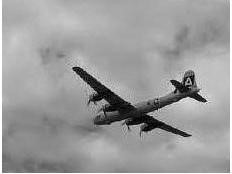
%> input picture mathmatical image processing/hw3_1500010638_陆一平/LevelSetCode/img/1.JPG, 232 x 174 px; its folder holds only this picture in this run
$ octave main.m   (GNU Octave 9; MATLAB toolbox functions it lacks are replaced by stand-ins)
%> lines starting %> are read from the running program, lines starting %| are printed output that depends on the picture
### mathmatical image processing/hw3_1500010638_陆一平/LevelSetCode/levelsetfunc/levelset.m
function [v,g]=levelset(phi,steps,renstep)
%> called with steps = 20000, renstep = 20
%% levelset method
%authorrized by @2pimre
%2017.3
[m,n,p]=size(phi);
%> m = 174; n = 232; p = 1
gamma= 2;
alpha = 0.5;
beta= 4.5;
step_size = 0.05;

%% preprocessing for picture
%calculate g
xi=2:m+1;
%> xi = 174 values from 2 to 175
yi=2:n+1;
%> yi = 232 values from 2 to 233
B=zeros(m+2,n+2);%image
B(xi,yi) = phi(:,:,1);
B(1,yi)= B(2,yi);
B(end,yi)= B(end-1,yi);
B(xi,1)= B(xi,2);
B(xi,end)= B(xi,end-1);

%calculate g(|\nabla I|)
%where g(s) = 1/(1+s^2)
g=cal_g(B);
[dg_x,dg_y,~,~,~] =grad(g);


%% begin levelset interate

v=zeros(m,n);%level set function
for i = 1:m
    for j = 1:n
        v(i,j) = -(min([i j m-i n-j])-10);
    end
end

iter_time = 0;
for iter = 1:steps
    [vx,vy,vxx,vyy,vxy]=grad(v);
    [vx1,vx2,vy1,vy2]=two_grad(v);

    meancurv = ((vx.^2).*vyy+(vy.^2).*vxx-2*vx.*vy.*vxy)./(max((vx.^2+vy.^2),1e-10)).*g;

    evolution = ((max(vx1,0).^2+min(vx2,0).^2+max(vy1,0).^2+min(vy2,0).^2).^(1/2)).*g;

    advection = (max(dg_x,0).*vx1+min(dg_x,0).*vx2+max(dg_y,0).*vy1+min(dg_y,0).*vy2);

    v = v+ step_size*(gamma*meancurv+alpha*evolution+beta*advection);

    iter_time = iter_time+1;
    if iter_time == renstep
        v = Reinitial2D(v,20);
        iter_time = 0;
    end

end

v = Reinitial2D(v,20);


end

function [g]=cal_g(u)
%% g(u)= 1/ (1+ |grad(u)|^2)

[m,n]=size(u);
%> m = 176; n = 234
xi=[2:m-1];
%> xi = 174 values from 2 to 175
yi=[2:n-1];
%> yi = 232 values from 2 to 233

uxp=u(xi+1,yi);
uxm=u(xi-1,yi);
uyp=u(xi,yi+1);
uym=u(xi,yi-1);


%calculate grad
duxc=(uxp-uxm)/2;
duyc=(uyp-uym)/2;

g=1./(1+0.5*(duxc.^2+duyc.^2));


end

function [gx1,gx2,gy1,gy2]=two_grad(func)
%% calculate grad
    [m,n]=size(func);
    B=zeros(m+2,n+2);
    xi=2:m+1;
    yi=2:n+1;
    B(xi,yi) = func;
    B(1,yi)= B(2,yi);
    B(end,yi)= B(end-1,yi);
    B(xi,1)= B(xi,2);
    B(xi,end)= B(xi,end-1);
    B(1,1)=B(2,2);
    B(1,end)=B(1,end-1);
    B(end,end)=B(end-1,end-1);
    B(end,1)=B(end-1,1);

    uxp=B(xi+1,yi);
    uxm=B(xi-1,yi);
    uyp=B(xi,yi+1);
    uym=B(xi,yi-1);
    uc=B(xi,yi);

    %calculate grad
    gx1=uxp-uc;gx2=uc-uxm;
    gy1=uyp-uc;gy2=uc-uym;


end


function [gx,gy,gxx,gyy,gxy]=grad(func)
%% calculate grad
    [m,n]=size(func);
    B=zeros(m+2,n+2);
    xi=2:m+1;
    yi=2:n+1;
    B(xi,yi) = func;
    B(1,yi)= B(2,yi);
    B(end,yi)= B(end-1,yi);
%> B: size 176x234 double; min 0, max 1, mean 0.414; mean of the top-left, top-right, bottom-left and bottom-right quarters 0.498, 0.516, 0.364, 0.276
    B(xi,1)= B(xi,2);
    B(xi,end)= B(xi,end-1);
    B(1,1)=B(1,2);
%> B: size 176x234 double; min 0, max 1, mean 0.419; mean of the top-left, top-right, bottom-left and bottom-right quarters 0.504, 0.521, 0.369, 0.281
    B(1,end)=B(1,end-1);
    B(end,end)=B(end-1,end-1);
    B(end,1)=B(end-1,1);
%> B: size 176x234 double; min 8.99e-05, max 1, mean 0.419

    uxp=B(xi+1,yi);
    uxm=B(xi-1,yi);
    uyp=B(xi,yi+1);
    uym=B(xi,yi-1);
    uc=B(xi,yi);
    uxpyp=B(xi+1,yi+1);
    uxpym=B(xi+1,yi-1);
    uxmyp=B(xi-1,yi+1);
    uxmym=B(xi-1,yi-1);
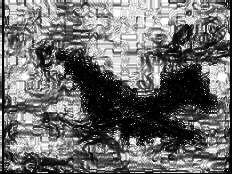
%> uxmym: size 174x232 double; min 8.99e-05, max 1, mean 0.422; mean of the top-left, top-right, bottom-left and bottom-right quarters 0.503, 0.523, 0.379, 0.283
    %calculate grad
    gx=(uxp-uxm)/2;
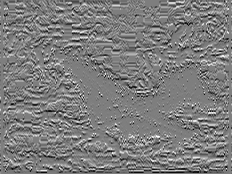
%> gx: size 174x232 double; min -0.485, max 0.494, mean -0.00404; drawn with min black and max white
    gy=(uyp-uym)/2;
    gxx=(uxp+uxm-2*uc);
    gyy=(uyp+uym-2*uc);
    gxy=(uxpyp+uxmym-uxpym-uxmyp)/4;
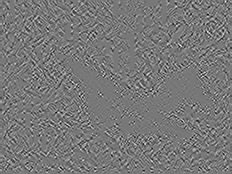
%> gxy: size 174x232 double; min -0.371, max 0.415, mean 7.69e-06; drawn with min black and max white

end

### mathmatical image processing/hw3_1500010638_陆一平/LevelSetCode/levelsetfunc/Reinitial2D.m
function phi=Reinitial2D(phi,steps)
%%%%reinitialization
[M,N]=size(phi); h=1/(max(N,M)-1);eps=1e-9;
CFL=0.5;
dt=h*CFL; dx=1/(M-1); dy=1/(N-1);
for k=1:steps
    xp = (phi([2:end,end],:)-phi)/dx;
    xn = (phi-phi([1,1:end-1],:))/dx;
    yp = (phi(:,[2:end,end])-phi)/dy;
    yn = (phi-phi(:,[1,1:end-1]))/dy;
    phi_p = phi>=0;
    phi_n = 1-phi_p;
    Godnov_p = sqrt(max((max(xn,0)).^2,(min(xp,0)).^2)+max((max(yn,0)).^2,(min(yp,0)).^2));
    Godnov_n = sqrt(max((min(xn,0)).^2,(max(xp,0)).^2)+max((min(yn,0)).^2,(max(yp,0)).^2));
    phi = phi - dt*phi_p.*(Godnov_p-1).*phi./sqrt(phi.^2+Godnov_p.^2*dx*dy+eps) ...
              - dt*phi_n.*(Godnov_n-1).*phi./sqrt(phi.^2+Godnov_n.^2*dx*dy+eps);
end

### mathmatical image processing/hw3_1500010638_陆一平/LevelSetCode/main.m
clear;
addpath './img'
addpath './levelsetfunc'
addpath './denoise'
InImage = dir('./img/*.jpg');
num = size(InImage,1);

%% levelset method
for index =1:3
    image=double(imread(['./img/' InImage(index).name]));
    image=image(:,:,1);
    [v,g]=levelset(image,20000,20);
%> after the loop in levelset, `for i = 1:m`:
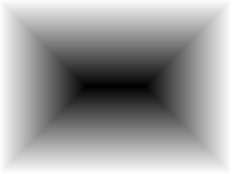
%> v: size 174x232 double; min -77, max 10, mean -22.62; drawn with min black and max white
%> (the run ends here)
